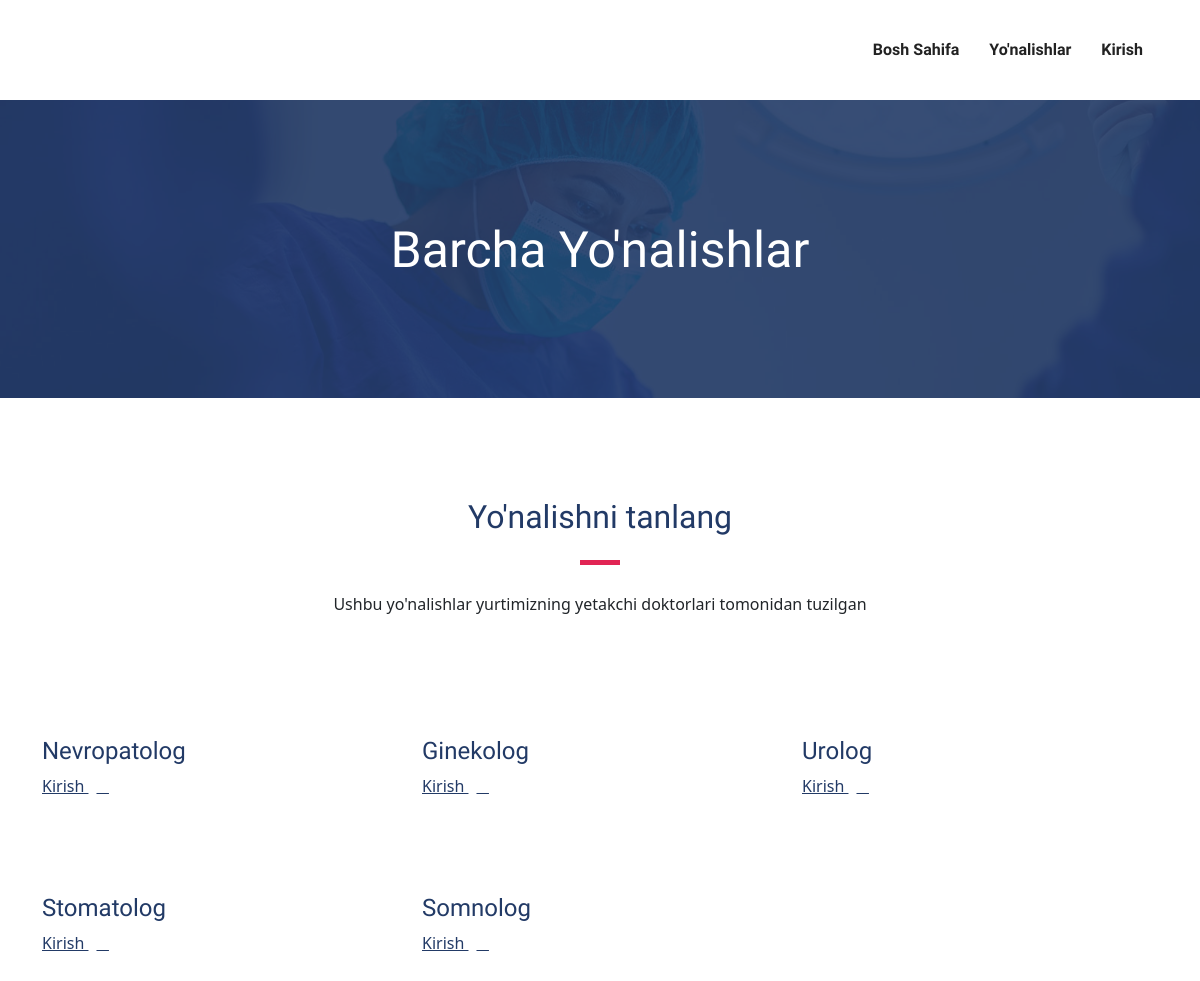
Page /department/ on the committed database.
### hospital/models.py (models this page shows, shortened)
class Department(models.Model):
    name = models.CharField("Yo'nalish nomi",max_length=100)
    preview_photo = CloudinaryField()
    created_date = models.DateTimeField(auto_now_add=True)
    class Meta:
        verbose_name_plural = "Yo'nalish"

### hospital/views.py (the view)
# urls.py: path('department/',selectDepartment, name='departments'),
def selectDepartment(request):
    departments = Department.objects.all()
    context = {
        'departments':departments
    }
    return render(request, 'hospital/department.html', context)

### hospital/templates/hospital/department.html (shortened to what this page needs)
{% extends 'base.html' %}
{% block content %}
{% include 'navbar.html' %}
<section class="page-title bg-1">
  <div class="container">
    <div class="row">
      <div class="col-md-12">
        <div class="block text-center">
          <h1 class="text-capitalize mb-5 text-lg">Barcha Yo'nalishlar</h1>
        </div>
      </div>
    </div>
  </div>
</section>
<section class="section service-2">
	<div class="container">
		<div class="row justify-content-center">
			<div class="col-lg-7 text-center">
				<div class="section-title">
					<h2>Yo'nalishni tanlang</h2>
					<div class="divider mx-auto my-4"></div>
					<p>Ushbu yo'nalishlar yurtimizning yetakchi doktorlari tomonidan tuzilgan</p>
				</div>
			</div>
		</div>
		<div class="row">
			{% for department in departments %}
				<div class="col-lg-4 col-md-6 ">
					<div class="department-block mb-5">
						<div class="content">
							<h4 class="mt-4 mb-2 title-color">{{ department.name }}</h4>
							<a href="{% url 'filtered-doctors' department.name %}" class="read-more">Kirish <i class="icofont-simple-right ml-2"></i></a>
						</div>
					</div>
				</div>
			{% endfor %}
		</div>
	</div>
</section>
{% endblock content %}

### static/css/style.css (style rules this page uses)
html { overflow-x: hidden; }
body { line-height: 1.6; font-family: "Roboto", sans-serif; -webkit-font-smoothing: antialiased; font-size: 16px; color: #6F8BA4; font-weight: 400; }
h1, .h1, h2, .h2, h3, .h3, h4, .h4, h5, .h5, h6, .h6 { font-family: "Exo", sans-serif; font-weight: 700; color: #222; }
h1, .h1 { font-size: 2.5rem; }
h2, .h2 { font-size: 44px; }
h4, .h4 { font-size: 1.3rem; line-height: 30px; }
p { line-height: 30px; }
.section { padding: 100px 0; }
.text-lg { font-size: 3.75rem; }
a { color: #222; text-decoration: none; transition: all .35s ease; }
.page-title { padding: 120px 0px 70px 0px; position: relative; }
.page-title .block h1 { color: #fff; }
.title-color { color: #223a66; }
.section-title { margin-bottom: 70px; }
.section-title h2 { color: #223a66; }
.text-lg { font-size: 50px; }
.bg-1 { background: url("../images/bg/22.jpg") no-repeat 50% 50%; background-size: cover; position: relative; }
.divider { width: 40px; height: 5px; background: #e12454; }
.read-more { color: #223a66; }

### rows in the picture
Department: name "Nevropatolog"
Department: name "Ginekolog"
Department: name "Urolog"
Department: name "Stomatolog"
Department: name "Somnolog"
